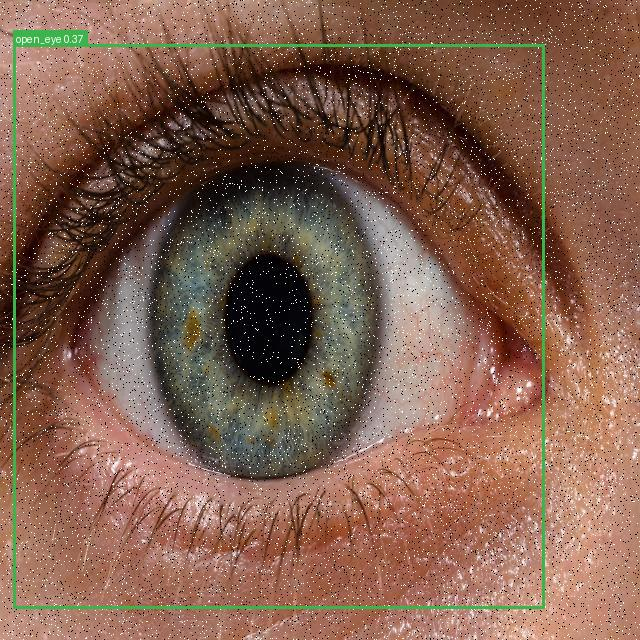
#> input picture info/first report for train 1/val_prediction_1.jpg, 640 x 640 px
$ python -i augment.py   (imports and definitions only)
#> lines starting #> are read from the running program, lines starting #| are printed output that depends on the picture
#> further down, picture is the input picture: shape (640, 640, 3); mean B, G, R 79, 96.3, 130.6
"""Augmentation primitives (cv2/numpy, uint8 BGR in -> uint8 BGR out).

Rationale for the non-standard entries, given a driver-monitoring stream:
  * random_gray   -- IR / night-vision cameras produce single-channel frames.
  * random_blur   -- motion blur and defocus are the dominant streaming artefacts.
  * cutout        -- hands over the mouth, sunglasses, steering wheel occlusion.
"""
import math
import random

import cv2

# One cv2 thread per worker. The default (28 here) oversubscribes the CPU the
# moment DataLoader workers multiply, costing ~25% of per-sample time.
# [1 line not run here, left out]
import numpy as np


# ---------------------------------------------------------------- geometry
# [82 lines left out: functions letterbox, box_candidates, random_perspective, not called in this run]


# ---------------------------------------------------------------- photometric
def augment_hsv(im, hgain=0.015, sgain=0.7, vgain=0.4):
#> called with hgain = 0.015, sgain = 0.7, vgain = 0.4
    if not (hgain or sgain or vgain):
        return im
    r = np.random.uniform(-1, 1, 3) * [hgain, sgain, vgain] + 1
    hue, sat, val = cv2.split(cv2.cvtColor(im, cv2.COLOR_BGR2HSV))
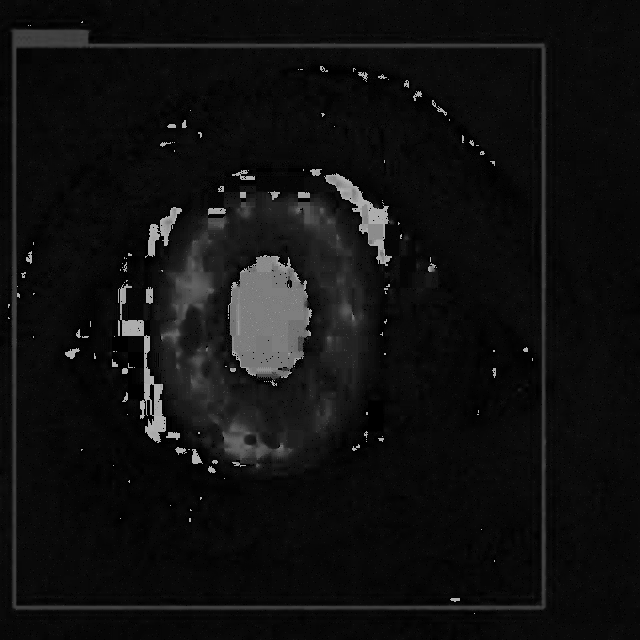
#> hue: shape (640, 640); min 0, max 179, mean 16.6
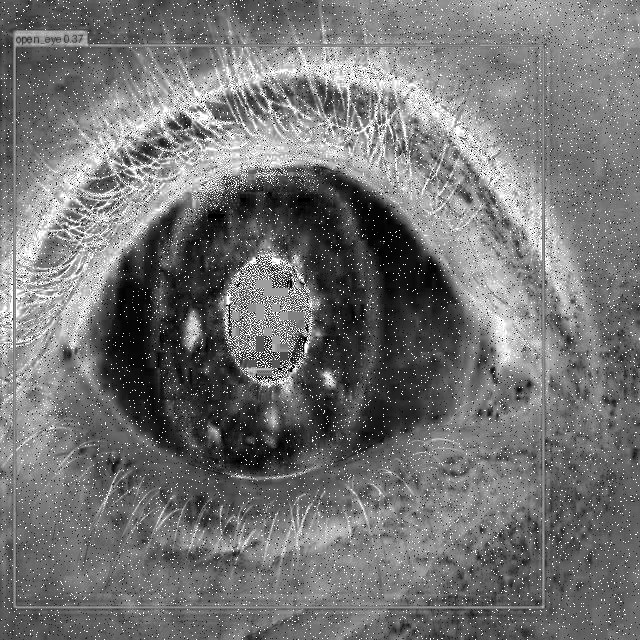
#> sat: shape (640, 640); min 0, max 255, mean 115.9
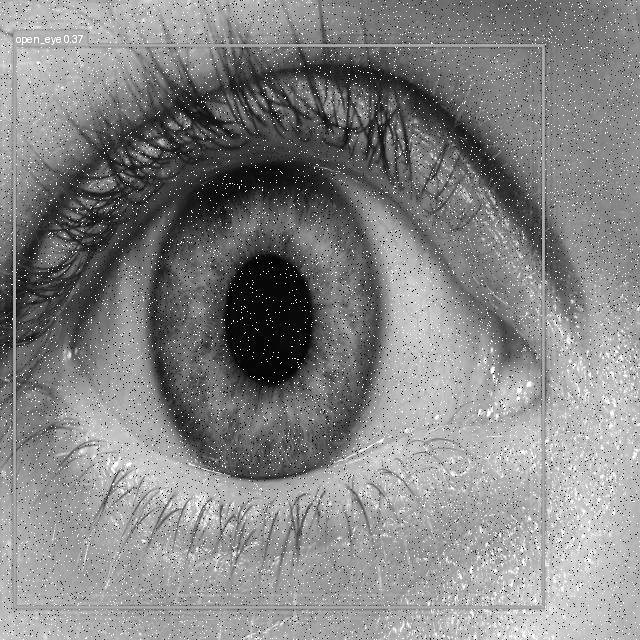
#> val: shape (640, 640); min 0, max 255, mean 132.5
    dtype = im.dtype
    x = np.arange(0, 256, dtype=r.dtype)
    lut_hue = ((x * r[0]) % 180).astype(dtype)
    lut_sat = np.clip(x * r[1], 0, 255).astype(dtype)
#> lut_sat = 256 values from 0 to 255
    lut_val = np.clip(x * r[2], 0, 255).astype(dtype)
#> lut_val = 256 values from 0 to 255
    im_hsv = cv2.merge((cv2.LUT(hue, lut_hue), cv2.LUT(sat, lut_sat), cv2.LUT(val, lut_val)))
#> im_hsv: shape (640, 640, 3); mean H, S, V 16.6, 145.7, 142.3
    return cv2.cvtColor(im_hsv, cv2.COLOR_HSV2BGR)
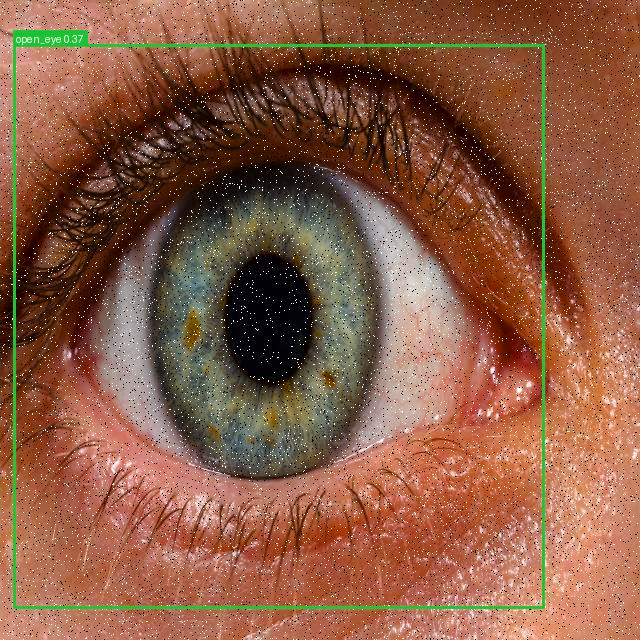
#> returned value: shape (640, 640, 3); mean B, G, R 67.9, 92, 139.6


# [64 lines left out: functions random_gray, random_blur, cutout, _bbox_ioa, mixup, not called in this run]

>>> import cv2
>>> picture = cv2.imread('../../../info/first report for train 1/val_prediction_1.jpg')
>>> result = augment_hsv(picture)

$ run again, on info/first report for train 1/val_prediction_2.jpg
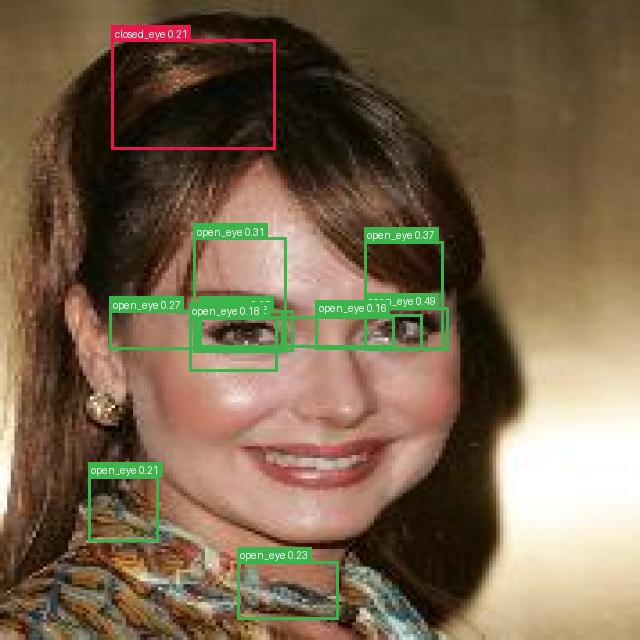
#> input picture info/first report for train 1/val_prediction_2.jpg, 640 x 640 px
#> picture is the input picture: shape (640, 640, 3); mean B, G, R 76.9, 101, 120.9
#> in augment_hsv, `hue, sat, val = cv2.split(cv2.cvtColor(im, cv2.COLOR_BGR2HSV))`:
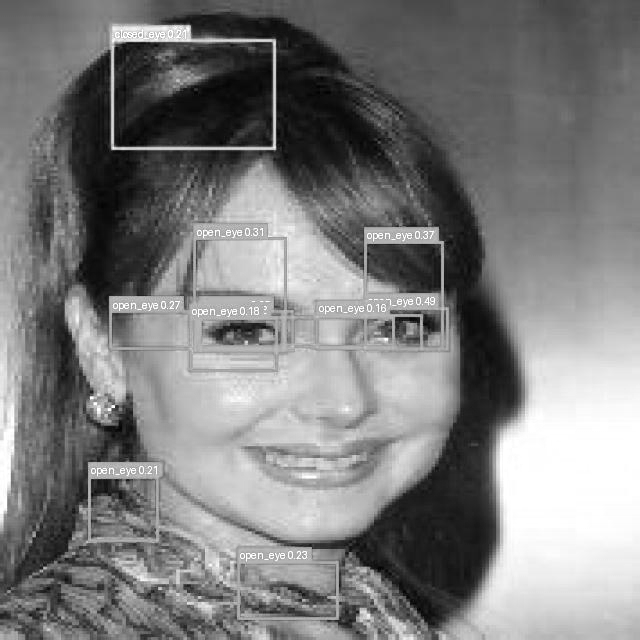
#> val: shape (640, 640); min 1, max 255, mean 125
#> im_hsv: shape (640, 640, 3); mean H, S, V 19.7, 154.4, 133.8
#> in augment_hsv, `return cv2.cvtColor(im_hsv, cv2.COLOR_HSV2BGR)`:
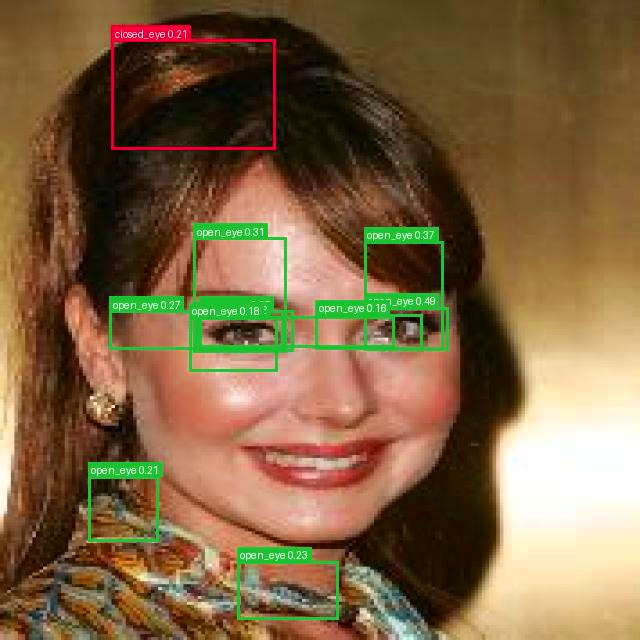
#> returned value: shape (640, 640, 3); mean B, G, R 66.8, 100.2, 128

$ run again, on info/first report for train 1/val_prediction_4.jpg
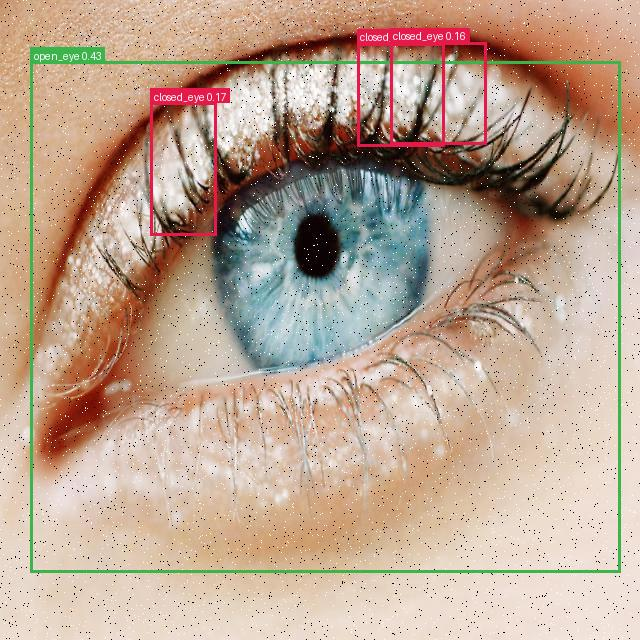
#> input picture info/first report for train 1/val_prediction_4.jpg, 640 x 640 px
#> picture is the input picture: shape (640, 640, 3); mean B, G, R 145.9, 165, 189.2
#> in augment_hsv, `hue, sat, val = cv2.split(cv2.cvtColor(im, cv2.COLOR_BGR2HSV))`:
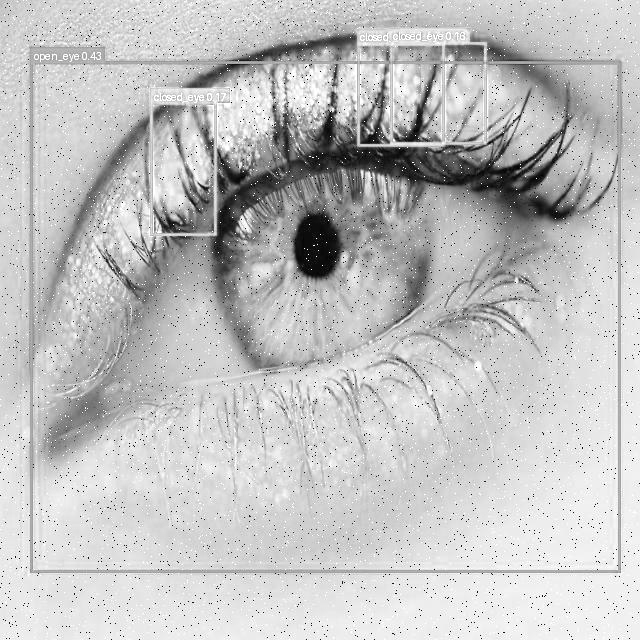
#> val: shape (640, 640); min 1, max 255, mean 193.5
#> im_hsv: shape (640, 640, 3); mean H, S, V 25, 96.4, 208.2
#> in augment_hsv, `return cv2.cvtColor(im_hsv, cv2.COLOR_HSV2BGR)`:
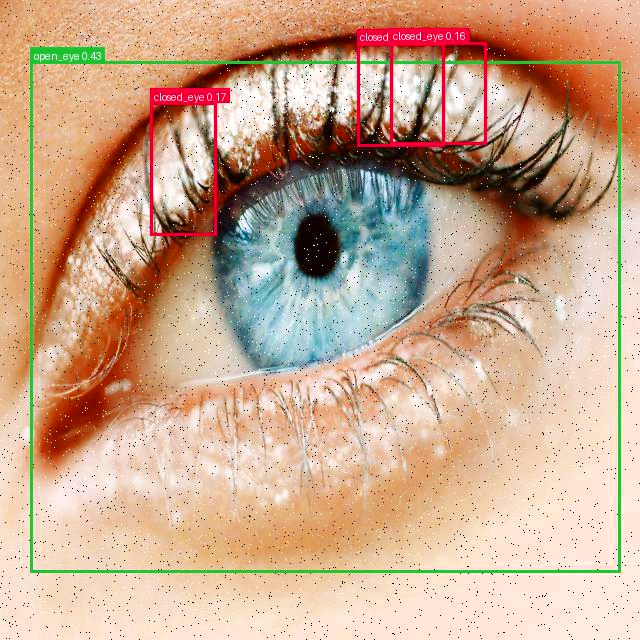
#> returned value: shape (640, 640, 3); mean B, G, R 142.1, 168.6, 202.1
